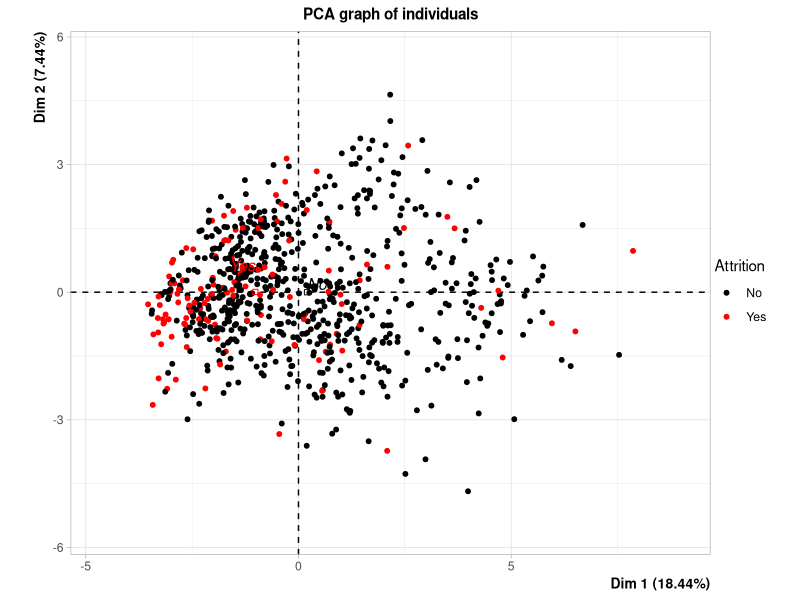
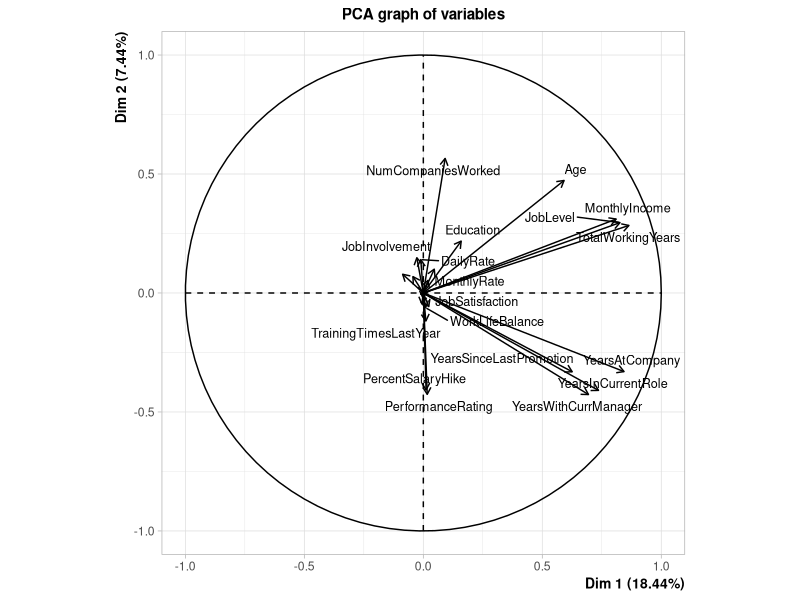
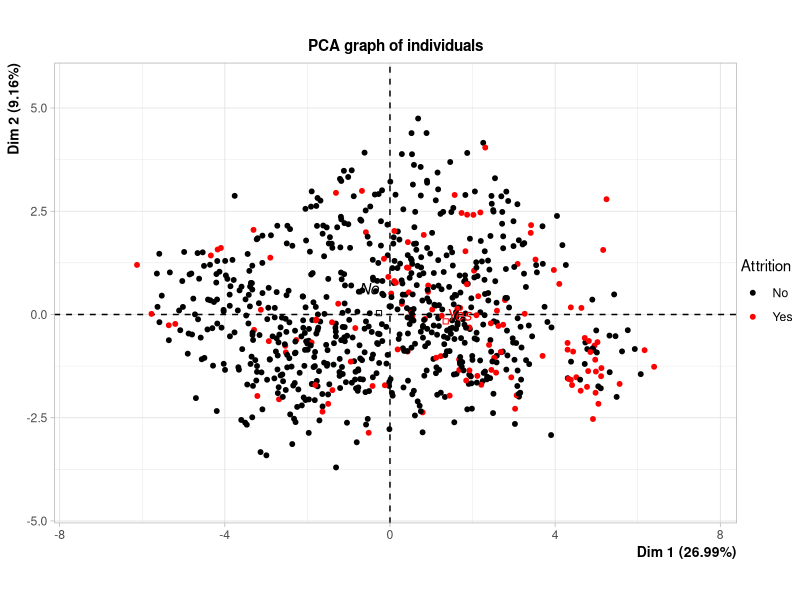
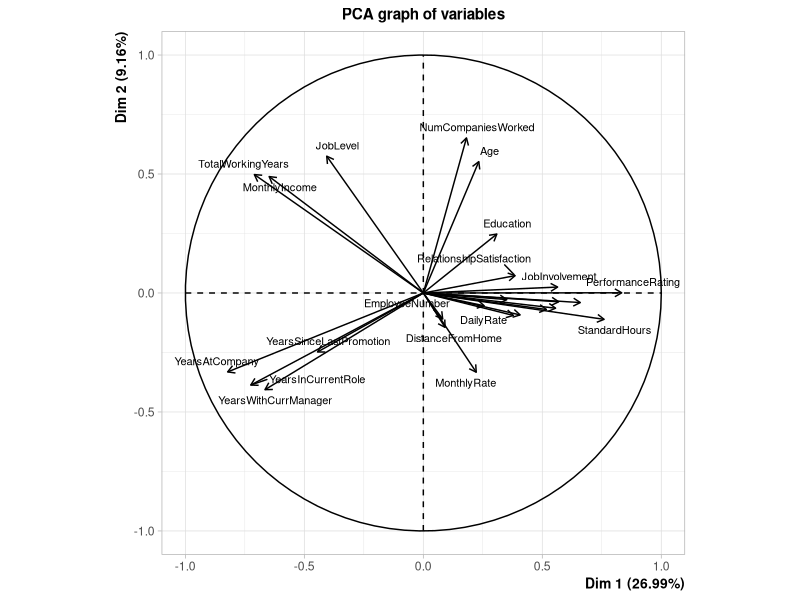
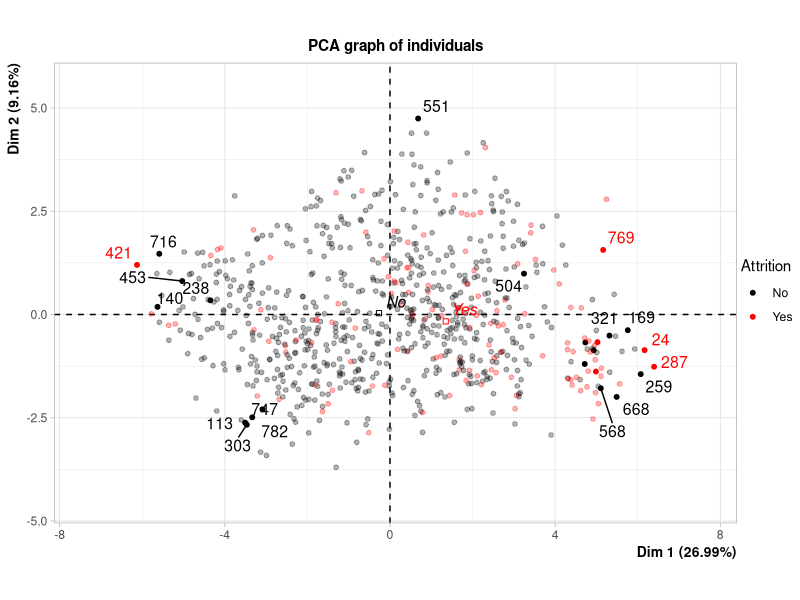
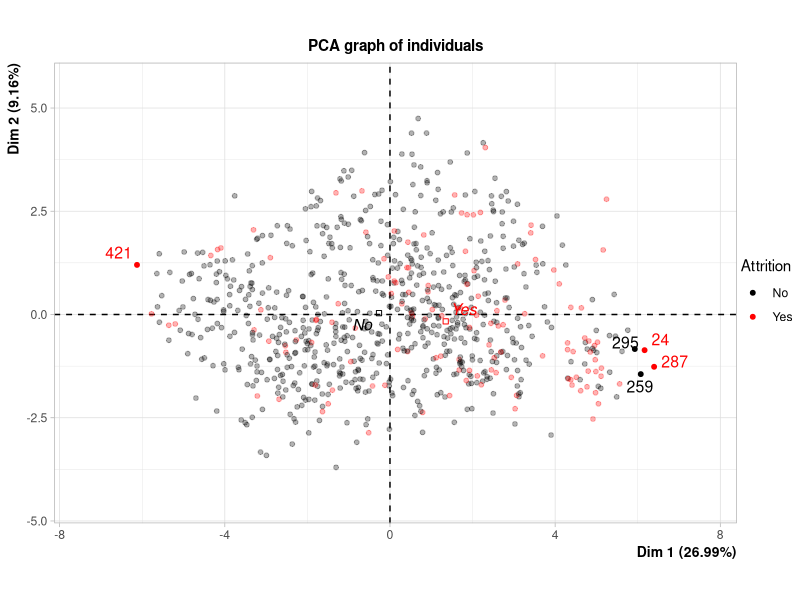
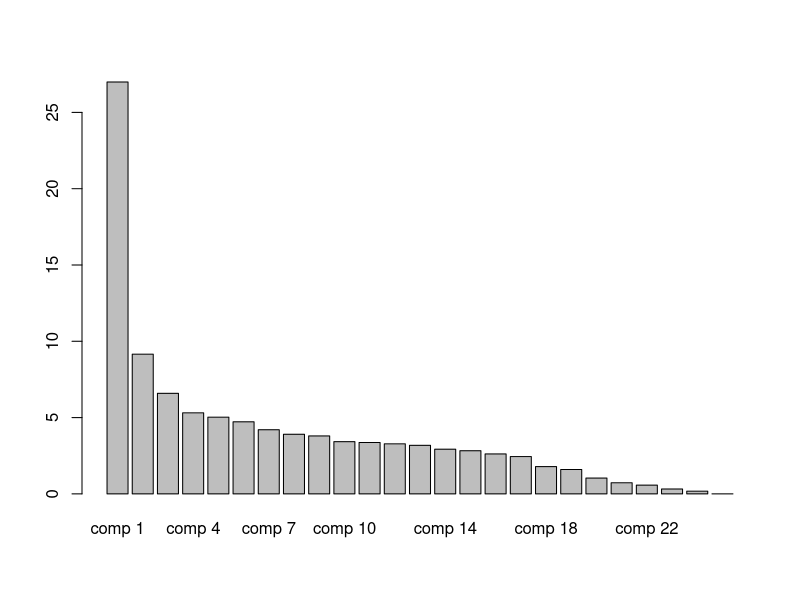

Generate these figures, in order, with R:
## ---- chunk 1
data_train <- read.csv("spreedsheets/data_train.csv", header = TRUE)
data_train <-na.omit(data_train)
dim(data_train)
head(data_train)
## ---- chunk 2
data_train_num <- data_train[, unlist(lapply(data_train, is.numeric))]
data_train_num[26] <- data_train["Attrition"]
dim(data_train_num)
head(data_train_num)
## ---- chunk 3
chisq.test(data_train_num[-26])
## ---- chunk 4
library(FactoMineR)
res <- PCA(data_train_num, scale.unit = TRUE, graph = FALSE, quali.sup = 26)
plot(res, choix = "ind", habillage = 26, select = FALSE, unselect = 0)
plot(res, choix = "var", cex = 0.8)
## ---- chunk 5
data_train_log <- log(data_train_num[,-26])
data_train_log[data_train_log == -Inf] <- 0
data_train_log <- t(scale(t(data_train_log)))
data_train_log <- as.data.frame(data_train_log)
data_train_log[26] <- data_train["Attrition"]

head(data_train_log)
## ---- chunk 6
res <- PCA(data_train_log, scale.unit = TRUE, graph = FALSE, quali.sup = 26)
plot(res, choix = "ind", habillage = 26, select = FALSE, unselect = 0)
plot(res, choix = "var", cex = 0.7)
## ---- chunk 7
plot(res, select="cos2 0.7", choix="ind", habillage = 26)
plot(res, select="contrib 5", choix="ind", habillage = 26)
## ---- chunk 8
res$eig
barplot(res$eig[,2])
